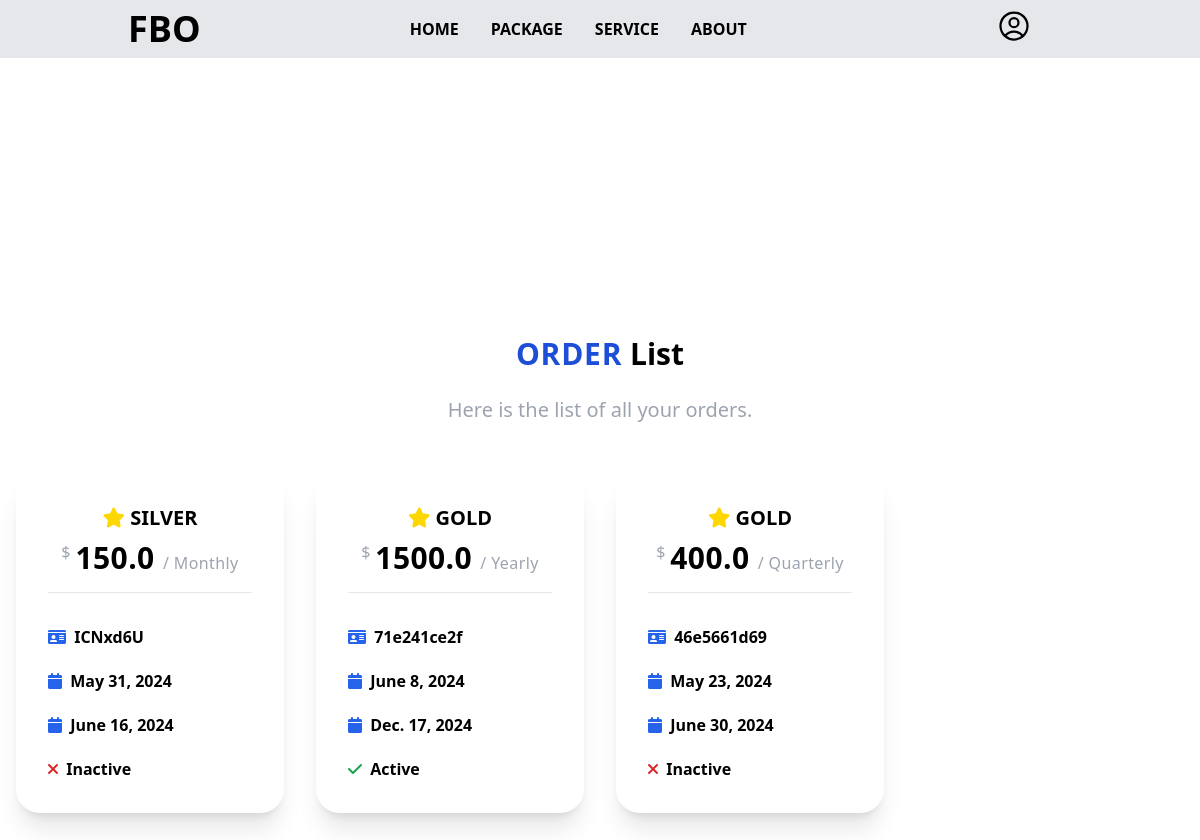
Page /orders/ (signed in) on the committed database.
### memberships/models.py (models this page shows, shortened)
class SubscriptionPlan(models.Model):
    subscription_id = models.CharField(max_length=10, unique=True, null=True, blank=True)
    membership_plan = models.ForeignKey(MembershipPlans, on_delete=models.CASCADE)
    user = models.ForeignKey(CustomUser, on_delete=models.CASCADE)
    pricing = models.ForeignKey(Pricing, on_delete=models.CASCADE, null=True, blank=True)
    number_of_people = models.IntegerField(verbose_name="Number of People", default=1)
    start_date = models.DateField()
    end_date = models.DateField(null=True, blank=True)
    active = models.BooleanField(default=False)
    created_at = models.DateTimeField(auto_now_add=True)
    updated_at = models.DateTimeField(auto_now=True)

class MembershipPlans(models.Model):
    name: str = models.CharField(max_length=100, db_index=True)
    slug: str = models.SlugField(max_length=100, db_index=True, unique=True)
    description: str = models.TextField(null=True, blank=True)
    price: float = models.FloatField(default=0.0)
    access_to_services: Iterable[MembershipServices] = models.ManyToManyField(
        MembershipServices
    )
    created_at: str = models.DateTimeField(auto_now_add=True)
    updated_at: str = models.DateTimeField(auto_now=True)
    class Meta:
        verbose_name: str = "Membership Plan"
        verbose_name_plural: str = "Membership Plans"
        ordering: List[str] = ["created_at"]

class Pricing(models.Model):
    PACKAGE_OPTIONS = (
        ("Monthly", _("Monthly")),
        ("Quarterly", _("Quarterly")),
        ("Half Yearly", _("Half Yearly")),
        ("Yearly", _("Yearly")),
    )
    membership_plan: Iterable[MembershipPlans] = models.ForeignKey(
        MembershipPlans, on_delete=models.CASCADE, verbose_name="Membership Plan"
    )
    package: str = models.CharField(
        max_length=20,
        choices=PACKAGE_OPTIONS,
        default="monthly",
        verbose_name="Package",
    )
    slug: str = models.SlugField(max_length=100, db_index=True, unique=True, default="")
    discerption: str = models.TextField(null=True, blank=True)
    days: int = models.IntegerField(default=30, verbose_name="Days")
    price: float = models.FloatField(default=0.0, verbose_name="Price")
    created_at: str = models.DateTimeField(auto_now_add=True)
    updated_at: str = models.DateTimeField(auto_now=True)
    class Meta:
        verbose_name: str = "Pricing"
        verbose_name_plural: str = "Pricings"
        ordering: List[str] = ["created_at"]

### memberships/views/orderListView.py (the view)
# urls.py: path("orders/", OrderListView.as_view(), name="order_list"),
class OrderListView(ListView):
    model = SubscriptionPlan
    template_name = "memberships/order_list.html"
    context_object_name = "orders"
    @method_decorator(login_required)
    def get(self, request: HttpRequest) -> HttpResponse:
        orders = SubscriptionPlan.objects.filter(user=request.user).order_by("-id")
        return render(request, self.template_name, {self.context_object_name: orders})

### templates/memberships/order_list.html (shortened to what this page needs)
{% extends "memberships_base.html" %}  {% block contentBody %}
<div class="min-h-screen flex justify-center items-center pt-0">
    <div class="max-w-screen-xl w-full">
        <div class="text-center font-semibold">
            <h1 class="text-3xl">
                <span class="text-blue-700 tracking-wide">ORDER</span>
                <span>List</span>
            </h1>
            <p class="pt-6 text-xl text-gray-400 font-normal w-full px-8 md:w-full">
                Here is the list of all your orders.
            </p>
        </div>
        <div class=" grid grid cols-1 lg:grid-cols-4 md:grid-cols-2 md:gap-8 gap-4 mt-12 ml-4 mr-4">
            {% for order in orders %}
            <div class="bg-white text-center rounded-3xl shadow-xl p-8">
                <h1 class="text-black font-semibold text-xl"><i class="fas fa-star" style="color: gold;"></i> {{ order.membership_plan.name|upper }} </h1>
                <p class="pt-2 tracking-wide">
                    <span class="text-gray-400 align-top">$ </span>
                    <span class="text-3xl font-semibold">
                        {{ order.pricing.price }}
                    </span>
                    <span class="text-gray-400 font-medium">/ {{ order.pricing.package }}</span>
                </p>
                <hr class="mt-4 border-1">
                <div class="pt-8">
                    <p class="font-semibold text-black text-left">
                        <i class="fa-solid fa-id-card text-blue-600"></i>
                        <span class="pl-1">
                            {{ order.subscription_id }}
                        </span>
                    </p>
                    <p class="font-semibold text-black text-left pt-5">
                        <i class="fa-solid fa-calendar text-blue-600"></i>
                        <span class="pl-1">
                            {{ order.start_date }}
                        </span>
                    </p>
                    <p class="font-semibold text-black text-left pt-5">
                        <i class="fa-solid fa-calendar text-blue-600"></i>
                        <span class="pl-1">
                            {{ order.end_date }}
                        </span>
                    </p>
                    {% if order.active == True %}
                    <p class="font-semibold text-black text-left pt-5">
                        <i class="fa-solid fa-check text-green-600"></i>
                        <span class="pl-1">
                            Active
                        </span>
                    </p>
                    {% else %}
                    <p class="font-semibold text-black text-left pt-5">
                        <i class="fa-solid fa-times text-red-600"></i>
                        <span class="pl-1">
                            Inactive
                        </span>
                    </p>
                    {% endif %}
                </div>
            </div>
            {% endfor %}
        </div>
    </div>
{% endblock %}

### rows in the picture
SubscriptionPlan: membership_plan.name "SILVER", pricing.price "150.0", pricing.package "Monthly", subscription_id "ICNxd6U", start_date "May 31, 2024", end_date "June 16, 2024", active False (drawn)
SubscriptionPlan: membership_plan.name "GOLD", pricing.price "1500.0", pricing.package "Yearly", subscription_id "71e241ce2f", start_date "June 8, 2024", end_date "Dec. 17, 2024", active True (drawn)
SubscriptionPlan: membership_plan.name "GOLD", pricing.price "400.0", pricing.package "Quarterly", subscription_id "46e5661d69", start_date "May 23, 2024", end_date "June 30, 2024", active False (drawn)
